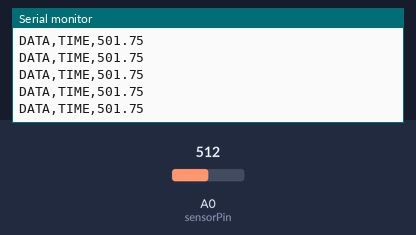
The sketch below on a simulated Arduino Uno, built with avr-gcc and run on an emulated ATmega328P. Parts: the last lines printed to the serial monitor. The test bench sets the inputs (shaded band); at power-on: A0 (sensorPin) = 512.

Above: at 8.7 s.
8.8 s: A0 (sensorPin) set to 10
At 8.87 s:
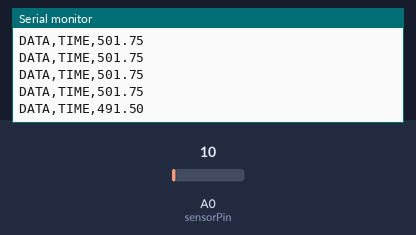
11.8 s: A0 (sensorPin) set to 14
At 11.82 s:
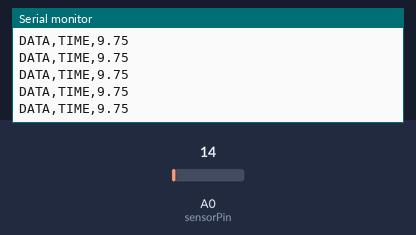
Timing chart, 0 to 14.3 s (numbered marks = the images above; inputs shaded):
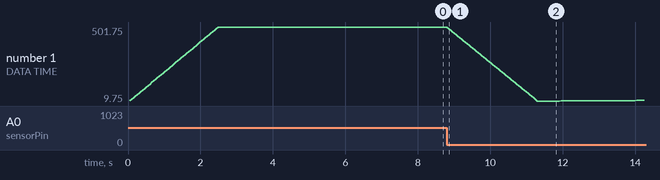

Measured:
- after the input at 8.8 s, the serial monitor: prints a new line after 0.05 s (image 1)
- plotted number 1: 501.75 → 9.75 after the input at 8.8 s, 9.75 → 13.5 after the input at 11.8 s

The sketch:

smoothing_1.ino
```cpp
const int numReadings = 50;
const int ledPin = 13;
const int sensorPin = 0;
const int numDelay = 25;

float readings[numReadings];      // the readings from the analog input
int index = 0;                    // the index of the current reading
float total = 0;                  // the running total
float average = 0;                // the rounded average
float average_accurate = 0;       // the average

float accuracy = 4.0;             // rounding the average: more accuracy = more precision

float diff = 0;                   // temporary variable

int x = 0;
int row = 0;


int inputPin = A0;

void setup(){

  int x = 0;
int row = 0;

  // initialize serial communication with computer:
  Serial.begin(9600);
  Serial.println("CLEARDATA");
  Serial.println("LABEL,Time,x");

  // initialize all the readings to 0:
  for (int thisReading = 0; thisReading < numReadings; thisReading++)
    readings[thisReading] = 0;
}

void loop() {
  // subtract the last reading:
  total= total - readings[index];
  // read from the sensor:
  readings[index] = analogRead(inputPin);
  // add the reading to the total:
  total= total + readings[index];

  int index_temp = index+1;
  if(index_temp == numReadings) {
    index_temp = 0;
  }

  diff = readings[index] - readings[index_temp];
  average_accurate = average_accurate + diff/numReadings;
  average = int(accuracy*average_accurate)/accuracy;
  index = index + 1;

  // advance to the next position in the array:
  // index = index + 1;

  // if we're at the end of the array...
  if (index >= numReadings)
    // ...wrap around to the beginning:
    index = 0;

  // calculate the average:
  // average = total / numReadings;

  if (average < 0)
    average = average * (-1);

digitalWrite(11, HIGH);

  int rate = analogRead(sensorPin);
  digitalWrite(ledPin, HIGH);
  delay(numDelay);
  digitalWrite(ledPin, LOW);
  delay(numDelay);

  Serial.print("DATA,TIME,");
  Serial.println (average);

  row++;
  x++;

}
```
